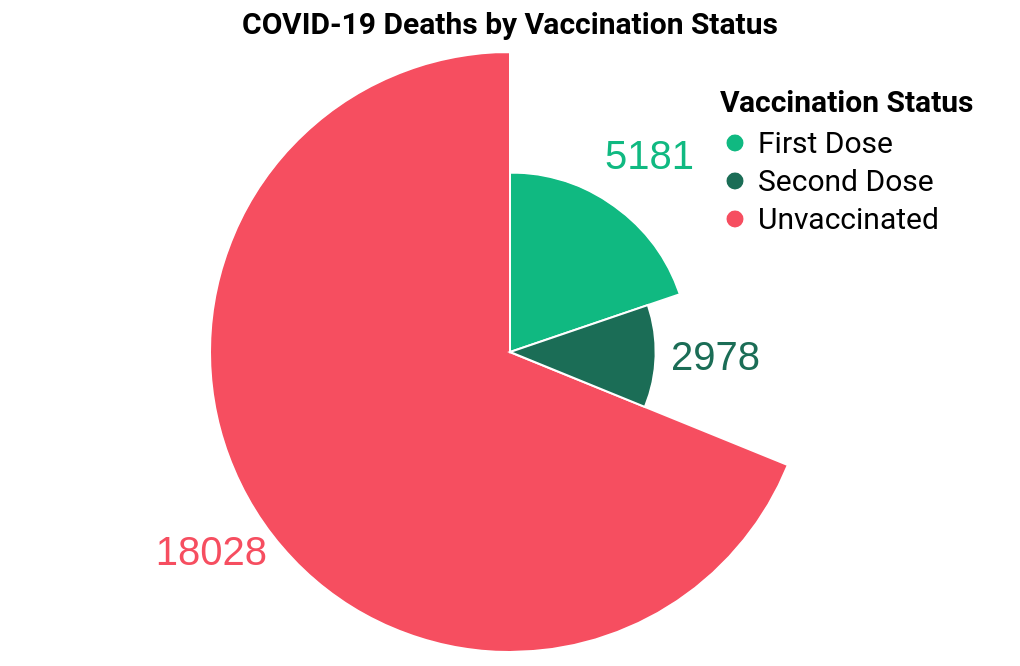

Vega-Lite specification for this chart:
### Vega-Lite specification from a JSON file in a GitHub repository (floating-point values rounded to 4 significant figures)
{"$schema": "https://vega.github.io/schema/vega-lite/v5.json", "data": {"values": [{"S": "Unvaccinated", "b": 18028}, {"S": "First Dose", "b": 5181}, {"S": "Second Dose", "b": 2978}]}, "width": 500, "height": "container", "layer": [{"mark": {"type": "arc", "innerRadius": 0, "stroke": "#fff"}}, {"mark": {"type": "text", "radiusOffset": 30, "size": 20, "color": "black"}, "encoding": {"text": {"field": "b", "type": "quantitative"}}}], "encoding": {"theta": {"field": "b", "type": "quantitative", "stack": true}, "radius": {"field": "b", "scale": {"type": "sqrt", "zero": true, "rangeMin": 20}}, "color": {"field": "S", "type": "nominal", "legend": {"labelFont": "Roboto", "labelFontSize": 15, "titleFont": "Roboto", "titleFontSize": 15, "title": "Vaccination Status", "orient": "top-right"}, "scale": {"range": ["#10b981", "#1b6d56", "#f64e60"]}}}, "title": {"text": "COVID-19 Deaths by Vaccination Status", "font": "Roboto", "fontSize": 15}, "config": {"style": {"cell": {"stroke": "transparent"}}}}
